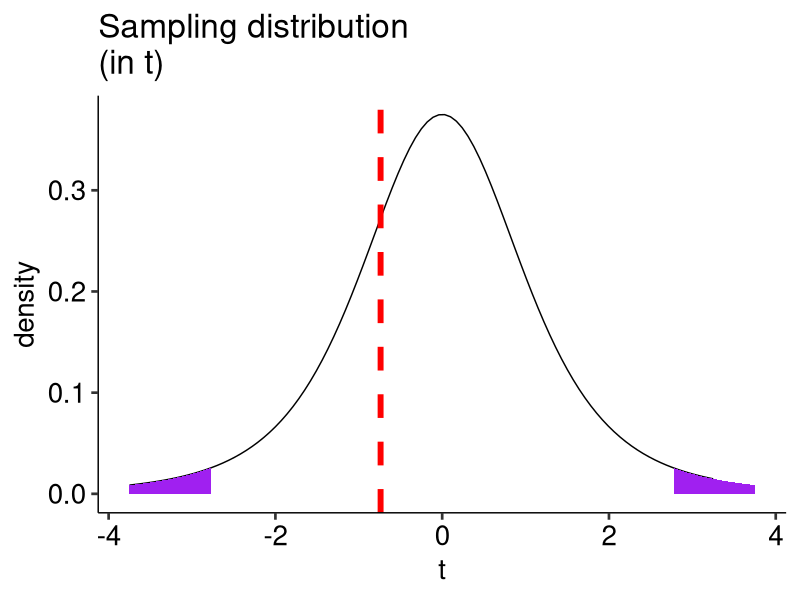

Here is the R script that generated this plot: (Note: this script raises an error after producing the figure.)
## ---- chunk 1
library(tidyverse)
library(here)
library(knitr)
library(kableExtra)
library(ggpubr)
## ---- chunk 2
pets = data.frame(cat = c(2,5,3,1,2), 
                  dog = c(1,4,3,3,5))

pets$difference = pets$cat-pets$dog

psych::describe(pets, fast = T)
## ---- chunk 3
#| code-fold: true
#| 
stat = mean(pets$difference)/(sd(pets$difference)/sqrt(5))
df = 4
cv_t = qt(df = df, p = .975)
t_x = seq(-3.75, 3.75)
data.frame(t_x) %>%
  ggplot(aes(x=t_x)) +
  stat_function(fun = function(x) dt(x, df), geom = "line") +
  stat_function(fun = function(x) dt(x, df), geom = "area", 
                xlim = c(cv_t, 3.75), fill = "purple") +
  stat_function(fun = function(x) dt(x, df), geom = "area", 
                xlim = c(-3.75, -1*cv_t), fill = "purple") +
  geom_vline(aes(xintercept = stat), color = "red", linetype = 2, size = 2)+
  labs(title = "Sampling distribution \n(in t)", y = "density", x = "t")+
  theme_pubr(base_size = 20)
## ---- chunk 4
stat = mean(pets$difference)/(sd(pets$difference)/sqrt(5))
pt(abs(stat), df = 5-1, lower.tail = F)
pt(abs(stat), df = 5-1, lower.tail = F)*2
## ---- chunk 5
t.test(pets$cat, pets$dog, paired = T)
## ---- chunk 6
school = read_csv(here("data/census_at_school.csv"))
school$friends = school$Hanging_Out_With_Friends_Hours
school = filter(school, !is.na(Gender))
table(school$Gender)
psych:: describe(school$Hanging_Out_With_Friends_Hours)
## ---- chunk 7
school %>%
  ggplot(aes(x = friends)) + 
   geom_density(color = "red", size = 2, fill = "red", alpha = .3) + 
  geom_histogram(aes(y = ..density..), bins = 50) + 
 labs(x = "Hours per week", title = "Full sample") + theme_minimal(base_size = 20)
## ---- chunk 8
school %>%
  filter(friends < 168) %>%
  ggplot(aes(x = friends)) + 
  geom_density(color = "red", size = 2, fill = "red", alpha = .3) + 
  geom_histogram(aes(y = ..density..), bins = 50) + 
  labs(x = "Hours per week", title = "Mathematically possible") + theme_minimal(base_size = 20)
## ---- chunk 9
school_new = filter(school, friends < 168)
psych::describeBy(school_new$friends, group = school_new$Gender)
## ---- chunk 10
stats = psych::describeBy(school_new$friends, group = school_new$Gender)
## ---- chunk 11
x1 = stats$Female[1, "mean"]
s1 = stats$Female[1, "sd"]
n1 = stats$Female[1, "n"]

x2 = stats$Male[1, "mean"]
s2 = stats$Male[1, "sd"]
n2 = stats$Male[1, "n"]

rx1 = round(x1, 2)
rs1 = round(s1, 2)
rn1 = round(n1, 2)
rx2 = round(x2, 2)
rs2 = round(s2, 2)
rn2 = round(n2, 2)

s=sqrt(((n1-1)*s1^2+(n2-1)*s2^2)/(n1+n2-2))

s_d = s*sqrt((1/n1) + (1/n2))

df = n1+n2-2
## ---- chunk 12
(cv = qt(p = .975, df = 203))
## ---- chunk 13
#| code-fold: true
x = c(-5:5)

data.frame(x) %>%
  ggplot(aes(x=x)) +
  stat_function(fun= function(x) dt(x, df = df), geom = "area", 
                xlim = c(cv, 5), fill = "purple") +
  stat_function(fun= function(x) dt(x, df = df), geom = "area", 
                xlim = c(-5, cv*-1), fill = "purple") +
  stat_function(fun= function(x) dt(x, df = df), geom = "line") +
  labs(x = "Difference in means", y = "density") +
  theme_light(base_size = 20)

## ---- chunk 14
(t = (x1-x2)/s_d)
## ---- chunk 15
#| code-fold: true
#| 
data.frame(x) %>%
  ggplot(aes(x=x)) +
  stat_function(fun= function(x) dt(x, df = df), geom = "area", 
                xlim = c(cv, 5), fill = "purple") +
  stat_function(fun= function(x) dt(x, df = df), geom = "area", 
                xlim = c(-5, cv*-1), fill = "purple") +
  stat_function(fun= function(x) dt(x, df = df), geom = "line") +
  geom_vline(aes(xintercept = t), color = "black")+
  labs(x = "Difference in means", y = "density") +
  theme_light(base_size = 20)

## ---- chunk 16
pt(t, df = df, lower.tail = F)*2
## ---- chunk 17
#| code-fold: true

data.frame(x) %>%
  ggplot(aes(x=x)) +
  stat_function(fun= function(x) dt(x, df = df), geom = "area", 
                xlim = c(cv, 5), fill = "purple",alpha = .5) +
  stat_function(fun= function(x) dt(x, df = df), geom = "area", 
                xlim = c(-5, cv*-1), fill = "purple",alpha = .5) +
  stat_function(fun= function(x) dt(x, df = df), geom = "area", 
                xlim = c(t, 5), fill = "red",alpha = .7) +
  stat_function(fun= function(x) dt(x, df = df), geom = "area", 
                xlim = c(-5, t*-1), fill = "red",alpha = .7) +
  stat_function(fun= function(x) dt(x, df = df), geom = "line") +
  geom_vline(aes(xintercept = t), color = "black")+
  labs(x = "Difference in means", y = "density") +
  theme_light(base_size = 20)

## ---- chunk 18
t.test(friends~Gender, data = school_new, var.equal = T)
## ---- chunk 19
qt(p = .975, df = 203)
## ---- chunk 20
sd(school_new$friends[school_new$Gender == "Female"], na.rm=T)
qt(.975, df = 122-1)
## ---- chunk 21
sd(school_new$friends[school_new$Gender == "Male"], na.rm=T)
qt(.975, df = 83-1)
## ---- chunk 22
ggerrorplot(school_new, x = "Gender", y = "friends", 
            desc_stat = "mean_ci", color = "Gender", 
            ylab = "Hours spent with friends (per week)")
## ---- chunk 23
ggerrorplot(school_new, x = "Gender", y = "friends", 
            desc_stat = "mean_ci", color = "Gender", 
            ylim=range(school_new$friends, na.rm=T),
            ylab = "Hours spent with friends (per week)")
## ---- chunk 24
#| code-fold: true
ggerrorplot(school_new, x = "Gender", y = "friends", 
            desc_stat = "mean_ci", color = "Gender", 
            ylab = "Hours spent with friends (per week)") +
  geom_hline(aes(yintercept = 10), linetype = "dashed")
